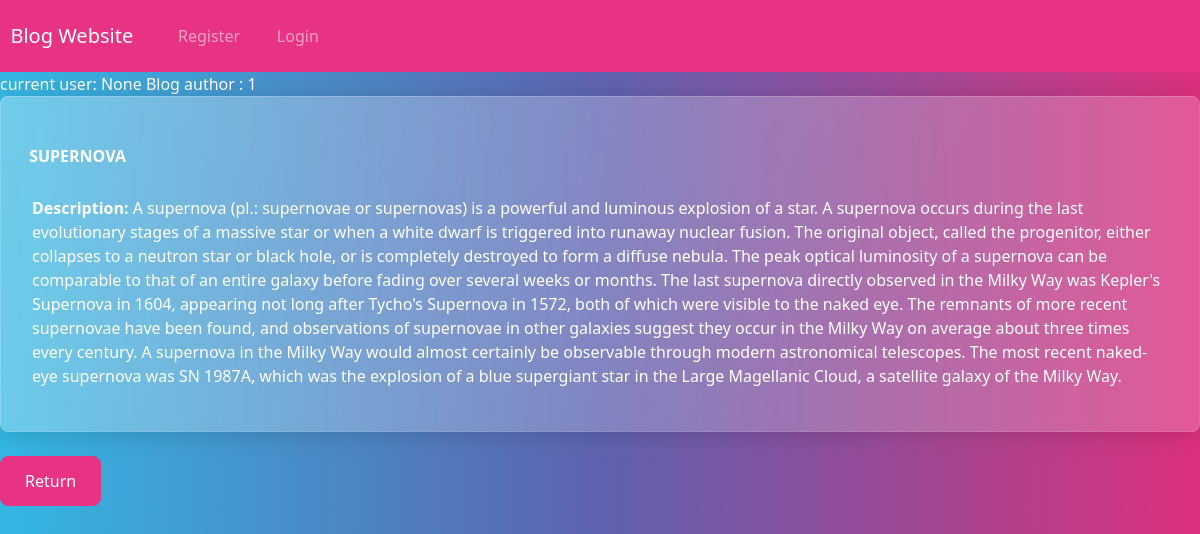
The page /single_blog_view/10/ on the database its author committed.
### blogwebsite/models.py (models this page shows, shortened)
class Blog(models.Model):
    user = models.ForeignKey(User, on_delete = models.SET_NULL, null = True, blank = True)
    title = models.CharField(max_length = 100,default = False)
    description = models.TextField(default = False)

### blogwebsite/views.py (the view)
# urls.py: path('single_blog_view/<pk>/',single_blog_view,name='single_blog_view'),
def single_blog_view(request,pk):
    queryset = Blog.objects.get(id = pk)
    context = {'data': queryset}
    return render(request,'single_blog_view.html',context)

### blogwebsite/templates/single_blog_view.html (shortened to what this page needs)
{% extends 'base.html' %}
{% block content %}
current user: {{user.id}}
Blog author : {{data.user.id}}
<div class='card'>
    <strong>
        <br>
        {{data.title|upper}}
    </strong>
    <div class="card-body">
        <p> <strong>  Description: </strong> {{data.description}} </p>
    </div>
</div>
<br>
<a href="{% url 'index' %}" class="btn btn-primary">Return</a>
{% endblock %}

### rows shown on the page
Blog: user.id "1", title "SUPERNOVA", description "A supernova (pl.: supernovae or supernovas) is a powerful and luminous explosion of a star. A supernova occurs during the last evolutionary stages of a massive star or when a white dwarf is triggered into runaway nuclear fusion. The original object, called the progenitor, either collapses to a neutron star or black hole, or is completely destroyed to form a diffuse nebula. The peak optical luminosity of a supernova can be comparable to that of an entire galaxy before fading over several weeks or months. The last supernova directly observed in the Milky Way was Kepler's Supernova in 1604, appearing not long after Tycho's Supernova in 1572, both of which were visible to the naked eye. The…"

### other values the page prints
{{ user.id }} "None"
